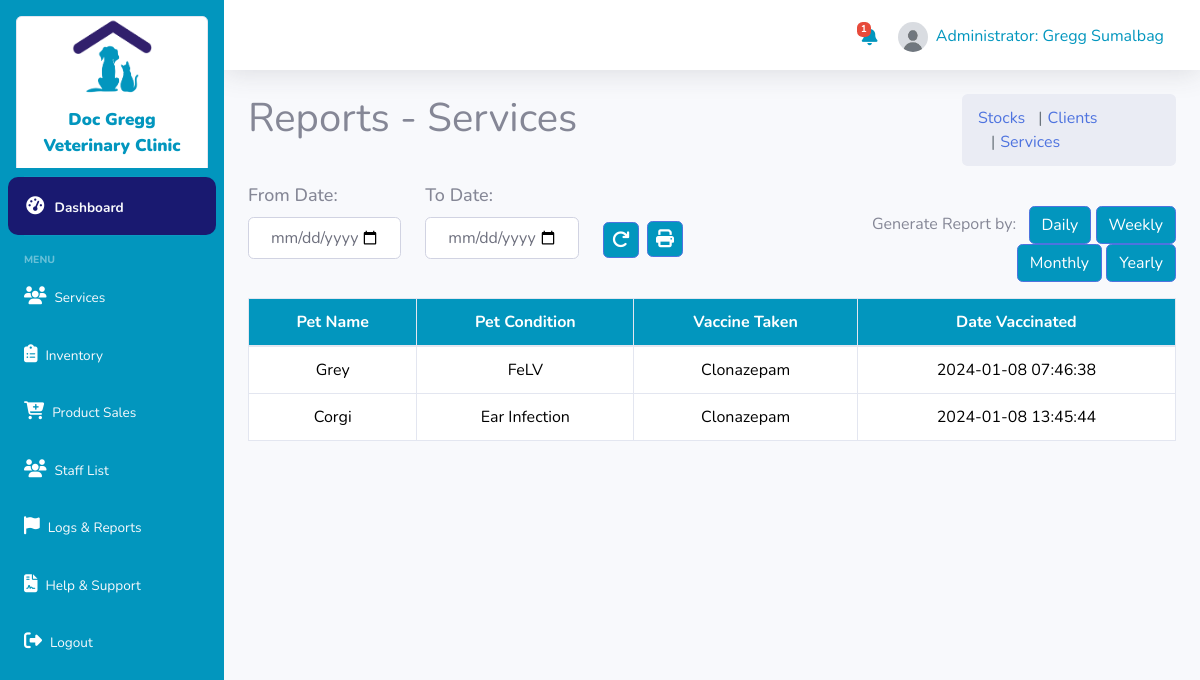
The app's page /admin/admin_reports_services.php (signed in) with its own data.
### tables this page shows
CREATE TABLE `tbl_vaccination` (
  `vac_id` int NOT NULL,
  `pet_owner_id` text NOT NULL,
  `pet_id` varchar(255) NOT NULL,
  `vac_used` varchar(255) DEFAULT NULL,
  `vac_condition` text NOT NULL,
  `vac_next` datetime DEFAULT NULL,
  `is_done` tinyint(1) NOT NULL DEFAULT '0',
  `updated_at` timestamp NOT NULL DEFAULT CURRENT_TIMESTAMP ON UPDATE CURRENT_TIMESTAMP,
  `created_at` timestamp NULL DEFAULT CURRENT_TIMESTAMP,
  `deleted_at` timestamp NULL DEFAULT NULL
);

CREATE TABLE `tbl_pet` (
  `pet_id` int NOT NULL,
  `pet_owner_id` text NOT NULL,
  `pet_name` text NOT NULL,
  `pet_type` text NOT NULL,
  `breed` text NOT NULL,
  `bdate` date DEFAULT NULL,
  `sex` text NOT NULL,
  `pet_picture` varchar(255) DEFAULT NULL,
  `updated_at` timestamp NOT NULL DEFAULT CURRENT_TIMESTAMP,
  `created_at` timestamp NOT NULL DEFAULT CURRENT_TIMESTAMP,
  `deleted_at` timestamp NULL DEFAULT NULL
);

### admin/admin_reports_services.php (the view, shortened to what this page needs)
<?php
    require('../classes/staff.class.php');
    $view = $staffbmis->count_vaccine_report();
?>
<?php
    include('dashboard_sidebar_start.php');
?>
<div class="container-fluid">
    <div class="row">
        <div class="col-md-9">
            <h1 class="text-gray">Reports - Services</h1>
        </div>
        <div class="col-md-3 text-md-right">
            <nav aria-label="breadcrumb" class="custom-breadcrumb">
                <ol class="breadcrumb">
                    <li class="breadcrumb-item active"><a href="admin_reports.php">Stocks</a></li>
                    <li class="breadcrumb-item"><a href="admin_reports_clients.php">Clients</a></li>
                    <li class="breadcrumb-item"><a href="admin_reports_services.php">Services</a></li>
                </ol>
            </nav>
        </div>
    </div>
    <div class="row">
        <div class="col-md-12">
            <div class="row">
            <div class="col-md-7">
                    <form id="pdfForm" method="post" action="generatepdf/random/vaccination.php" style="display: inline-block; margin-right: 10px;">
                        <div class="row">
                            <div class="col-md-4">
                                <div class="form-group" style="margin-bottom: 5px;">
                                    <label for="fromDate" style="display: block;">From Date:</label>
                                    <input type="date" class="form-control" id="fromDate" name="fromDate" required>
                                </div>
                            </div>
                            <div class="col-md-4">
                                <div class="form-group" style="margin-bottom: 5px;">
                                    <label for="toDate" style="display: block;">To Date:</label>
                                    <input type="date" class="form-control" id="toDate" name="toDate" required>
                                </div>
                            </div>
                            <div class="col-md-1 mt-4"><a  href="admin_reports.php" class="btn btn-primary p-2 mt-3"><i class="fas fa-redo"></i></a></div>
                            <div class="col-md-2 mt-4"><a href="#" class="btn btn-primary p-2" style="margin-top:15px" onclick="validateDates()" id="pdfLink"><i class="fas fa-print"></i></a></div>
                        </div>
                    </form>
                </div>
                <div class="col-md-5 text-md-right mt-4">
                    Generate Report by:  &nbsp
                    <a href="generatepdf/vaccination/day.php" class="btn btn-primary" target="_blank" id="generatePDF">Daily</a>
                    <a href="generatepdf/vaccination/week.php" class="btn btn-primary" target="_blank" id="generatePDF">Weekly</a>
                    <a href="generatepdf/vaccination/month.php" class="btn btn-primary" target="_blank" id="generatePDF">Monthly</a>
                    <a href="generatepdf/vaccination/year.php" class="btn btn-primary" target="_blank" id="generatePDF">Yearly</a>
                </div>
            </div>
            <table class="table table-hover text-center table-bordered mt-3">
                <form action="" method="post">
                    <thead style="background: #0296be;color:#fff;">
                        <tr>
                            <th> Pet Name </th>
                            <th> Pet Condition </th>
                            <th> Vaccine Taken </th>
                            <th> Date Vaccinated </th>
                        </tr>
                    </thead>
                    <tbody>
                        <?php if(is_array($view)) {?>
                            <?php foreach($view as $view) {?>
                                <tr>
                                <td> <?= $view['pet_name'];?> </td>
                                <td> <?= $view['vac_condition'];?> </td>
                                <td> <?= $view['vac_used'];?> </td>
                                    <td> <?= $view['created_at'];?> </td>
                                </tr>
                            <?php }?>
                        <?php } ?>
                    </tbody>
                </form>
            </table>
        </div>
    </div>
</div>

### css/sidenav.css (style rules this page uses)
.container-fluid { overflow: hidden; }

### admin/dashboard_sidebar_start.php (style rules this page uses)
.btn-primary { background: #0296be !important; }
.fas { color: #fff !important; font-size: 18px !important; }
label { font-weight: 500; font-size: 18px; }
.table th { background: #0296be; color: white; }

### admin/admin_reports_services.php (style rules this page uses)
.form-control { text-align: center; padding: 20px; }
.custom-breadcrumb .breadcrumb-item + .breadcrumb-item::before { padding-left:10px; content: "|"; padding: 0 5px; color: #6c757d; }

### records on screen
tbl_vaccination: pet.pet_name "Grey", vac_condition "FeLV", vac_used "Clonazepam", created_at "2024-01-08 07:46:38"
tbl_vaccination: pet.pet_name "Corgi", vac_condition "Ear Infection", vac_used "Clonazepam", created_at "2024-01-08 13:45:44"

### other values on screen
$lowInventoryCount "1"
$userdetails['role'] "Administrator"
$userdetails['fname'] "Gregg"
$userdetails['lname'] "Sumalbag"
